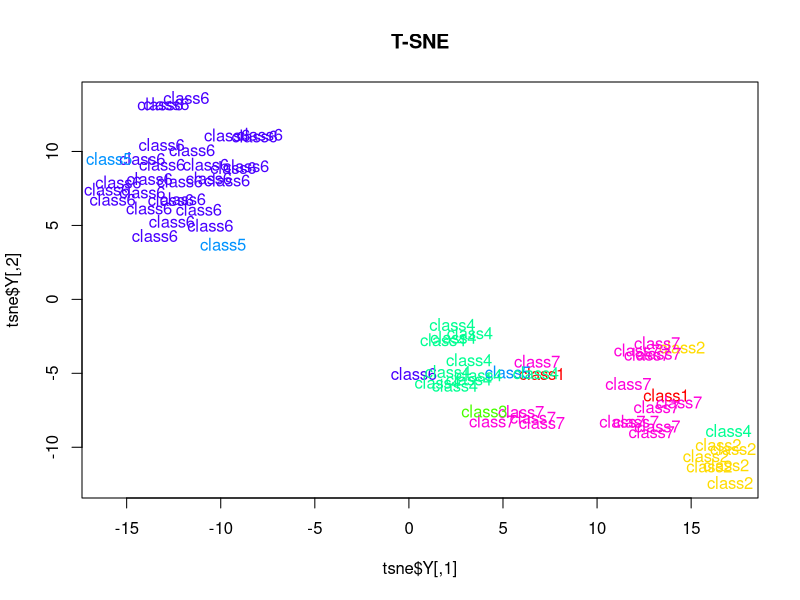

Reproduce this figure in R. (Note: this script raises an error after producing the figure.)
## ---- chunk 1
knitr::opts_chunk$set(echo = TRUE, fig.path='figures/rf-')
## ---- chunk 2
library(caret)
library(dplyr)
library(Rtsne)
## ---- chunk 3
data <- read.csv("../data/SCADI.csv")

data <- mutate_at(data, vars(-one_of("Age")), as.factor)
data <- data[,lapply(data, nlevels) >= 2]
## ---- chunk 4
summary(data)
## ---- chunk 5
colors = rainbow(length(unique(data$Classes)))
names(colors) = unique(data$Classes)
## ---- chunk 6
tsne <- Rtsne(data[,-1], dims = 2, perplexity=15, verbose=TRUE, max_iter = 500)
plot(tsne$Y, t='n', main="T-SNE")
text(tsne$Y, labels=data$Classes, col=colors[data$Classes])
## ---- chunk 7
indTraining <- createDataPartition(data$Classes, p = .8, list = FALSE)
training <- data[indTraining,]
test <- data[-indTraining,]
## ---- chunk 8
train_control <- trainControl(
  method = "repeatedcv",
  number = 10,
  repeats = 10,
  verboseIter = TRUE,
  allowParallel = TRUE
)
## ---- chunk 9
data.tree <- train(Classes ~ .,
                   data = training,
                   method = "RRF",
                   trControl = train_control)
## ---- chunk 10
plot(data.tree)
plot(data.tree$finalModel)
## ---- chunk 11
pred_vals <- predict(data.tree, test)
true_vals <- test$Classes
confusionMatrix(pred_vals, true_vals)
